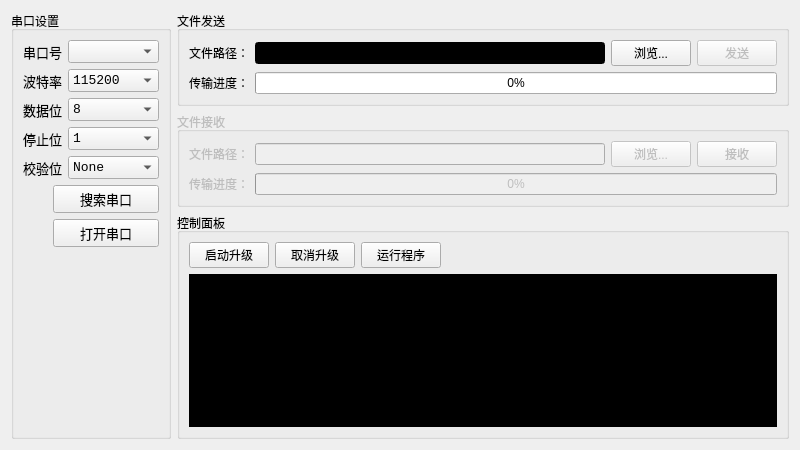
<?xml version="1.0" encoding="UTF-8"?>
<ui version="4.0">
 <class>ui_ymodem</class>
 <widget class="QWidget" name="ui_ymodem">
  <property name="geometry">
   <rect>
    <x>0</x>
    <y>0</y>
    <width>800</width>
    <height>450</height>
   </rect>
  </property>
  <property name="windowTitle">
   <string>Form</string>
  </property>
  <layout class="QHBoxLayout" name="horizontalLayout_6">
   <item>
    <widget class="QGroupBox" name="groupBox">
     <property name="minimumSize">
      <size>
       <width>160</width>
       <height>0</height>
      </size>
     </property>
     <property name="maximumSize">
      <size>
       <width>200</width>
       <height>16777215</height>
      </size>
     </property>
     <property name="title">
      <string>串口设置</string>
     </property>
     <layout class="QVBoxLayout" name="verticalLayout_2">
      <item>
       <layout class="QHBoxLayout" name="horizontalLayout">
        <item>
         <widget class="QLabel" name="label">
          <property name="sizePolicy">
           <sizepolicy hsizetype="Fixed" vsizetype="Preferred">
            <horstretch>0</horstretch>
            <verstretch>0</verstretch>
           </sizepolicy>
          </property>
          <property name="font">
           <font>
            <family>Consolas</family>
            <pointsize>10</pointsize>
           </font>
          </property>
          <property name="text">
           <string>串口号</string>
          </property>
         </widget>
        </item>
        <item>
         <widget class="QComboBox" name="cbx_com_name">
          <property name="sizePolicy">
           <sizepolicy hsizetype="Preferred" vsizetype="Fixed">
            <horstretch>0</horstretch>
            <verstretch>0</verstretch>
           </sizepolicy>
          </property>
          <property name="font">
           <font>
            <family>Consolas</family>
            <pointsize>10</pointsize>
           </font>
          </property>
         </widget>
        </item>
       </layout>
      </item>
      <item>
       <layout class="QHBoxLayout" name="horizontalLayout_2">
        <item>
         <widget class="QLabel" name="label_2">
          <property name="sizePolicy">
           <sizepolicy hsizetype="Fixed" vsizetype="Preferred">
            <horstretch>0</horstretch>
            <verstretch>0</verstretch>
           </sizepolicy>
          </property>
          <property name="font">
           <font>
            <family>Consolas</family>
            <pointsize>10</pointsize>
           </font>
          </property>
          <property name="text">
           <string>波特率</string>
          </property>
         </widget>
        </item>
        <item>
         <widget class="QComboBox" name="cbx_bandrate">
          <property name="sizePolicy">
           <sizepolicy hsizetype="Preferred" vsizetype="Fixed">
            <horstretch>0</horstretch>
            <verstretch>0</verstretch>
           </sizepolicy>
          </property>
          <property name="font">
           <font>
            <family>Consolas</family>
            <pointsize>10</pointsize>
           </font>
          </property>
          <item>
           <property name="text">
            <string>115200</string>
           </property>
          </item>
          <item>
           <property name="text">
            <string>9600</string>
           </property>
          </item>
         </widget>
        </item>
       </layout>
      </item>
      <item>
       <layout class="QHBoxLayout" name="horizontalLayout_3">
        <item>
         <widget class="QLabel" name="label_3">
          <property name="sizePolicy">
           <sizepolicy hsizetype="Fixed" vsizetype="Preferred">
            <horstretch>0</horstretch>
            <verstretch>0</verstretch>
           </sizepolicy>
          </property>
          <property name="font">
           <font>
            <family>Consolas</family>
            <pointsize>10</pointsize>
           </font>
          </property>
          <property name="text">
           <string>数据位</string>
          </property>
         </widget>
        </item>
        <item>
         <widget class="QComboBox" name="cbx_databit">
          <property name="sizePolicy">
           <sizepolicy hsizetype="Preferred" vsizetype="Fixed">
            <horstretch>0</horstretch>
            <verstretch>0</verstretch>
           </sizepolicy>
          </property>
          <property name="font">
           <font>
            <family>Consolas</family>
            <pointsize>10</pointsize>
           </font>
          </property>
          <item>
           <property name="text">
            <string>8</string>
           </property>
          </item>
          <item>
           <property name="text">
            <string>7</string>
           </property>
          </item>
          <item>
           <property name="text">
            <string>6</string>
           </property>
          </item>
          <item>
           <property name="text">
            <string>5</string>
           </property>
          </item>
         </widget>
        </item>
       </layout>
      </item>
      <item>
       <layout class="QHBoxLayout" name="horizontalLayout_5">
        <item>
         <widget class="QLabel" name="label_5">
          <property name="sizePolicy">
           <sizepolicy hsizetype="Fixed" vsizetype="Preferred">
            <horstretch>0</horstretch>
            <verstretch>0</verstretch>
           </sizepolicy>
          </property>
          <property name="font">
           <font>
            <family>Consolas</family>
            <pointsize>10</pointsize>
           </font>
          </property>
          <property name="text">
           <string>停止位</string>
          </property>
         </widget>
        </item>
        <item>
         <widget class="QComboBox" name="cbx_stopbit">
          <property name="sizePolicy">
           <sizepolicy hsizetype="Preferred" vsizetype="Fixed">
            <horstretch>0</horstretch>
            <verstretch>0</verstretch>
           </sizepolicy>
          </property>
          <property name="font">
           <font>
            <family>Consolas</family>
            <pointsize>10</pointsize>
           </font>
          </property>
          <item>
           <property name="text">
            <string>1</string>
           </property>
          </item>
          <item>
           <property name="text">
            <string>1.5</string>
           </property>
          </item>
          <item>
           <property name="text">
            <string>2</string>
           </property>
          </item>
         </widget>
        </item>
       </layout>
      </item>
      <item>
       <layout class="QHBoxLayout" name="horizontalLayout_4">
        <item>
         <widget class="QLabel" name="label_4">
          <property name="sizePolicy">
           <sizepolicy hsizetype="Fixed" vsizetype="Preferred">
            <horstretch>0</horstretch>
            <verstretch>0</verstretch>
           </sizepolicy>
          </property>
          <property name="font">
           <font>
            <family>Consolas</family>
            <pointsize>10</pointsize>
           </font>
          </property>
          <property name="text">
           <string>校验位</string>
          </property>
         </widget>
        </item>
        <item>
         <widget class="QComboBox" name="cbx_paritybit">
          <property name="sizePolicy">
           <sizepolicy hsizetype="Preferred" vsizetype="Fixed">
            <horstretch>0</horstretch>
            <verstretch>0</verstretch>
           </sizepolicy>
          </property>
          <property name="font">
           <font>
            <family>Consolas</family>
            <pointsize>10</pointsize>
           </font>
          </property>
          <item>
           <property name="text">
            <string>None</string>
           </property>
          </item>
          <item>
           <property name="text">
            <string>Odd</string>
           </property>
          </item>
          <item>
           <property name="text">
            <string>Even</string>
           </property>
          </item>
         </widget>
        </item>
       </layout>
      </item>
      <item>
       <layout class="QHBoxLayout" name="horizontalLayout_13">
        <item>
         <widget class="QLabel" name="lab_send_2">
          <property name="minimumSize">
           <size>
            <width>24</width>
            <height>24</height>
           </size>
          </property>
          <property name="maximumSize">
           <size>
            <width>24</width>
            <height>24</height>
           </size>
          </property>
          <property name="layoutDirection">
           <enum>Qt::LeftToRight</enum>
          </property>
          <property name="autoFillBackground">
           <bool>false</bool>
          </property>
          <property name="styleSheet">
           <string notr="true"/>
          </property>
          <property name="text">
           <string/>
          </property>
          <property name="textFormat">
           <enum>Qt::AutoText</enum>
          </property>
          <property name="pixmap">
           <pixmap resource="../img.qrc">:/new/prefix1/img/red.png</pixmap>
          </property>
          <property name="scaledContents">
           <bool>true</bool>
          </property>
          <property name="alignment">
           <set>Qt::AlignJustify|Qt::AlignVCenter</set>
          </property>
         </widget>
        </item>
        <item>
         <widget class="QPushButton" name="btn_find_seriaport">
          <property name="font">
           <font>
            <family>Consolas</family>
            <pointsize>10</pointsize>
           </font>
          </property>
          <property name="focusPolicy">
           <enum>Qt::NoFocus</enum>
          </property>
          <property name="text">
           <string>搜索串口</string>
          </property>
         </widget>
        </item>
       </layout>
      </item>
      <item>
       <layout class="QHBoxLayout" name="horizontalLayout_12">
        <item>
         <widget class="QLabel" name="lab_send_3">
          <property name="minimumSize">
           <size>
            <width>24</width>
            <height>24</height>
           </size>
          </property>
          <property name="maximumSize">
           <size>
            <width>24</width>
            <height>24</height>
           </size>
          </property>
          <property name="layoutDirection">
           <enum>Qt::LeftToRight</enum>
          </property>
          <property name="autoFillBackground">
           <bool>false</bool>
          </property>
          <property name="styleSheet">
           <string notr="true"/>
          </property>
          <property name="text">
           <string/>
          </property>
          <property name="textFormat">
           <enum>Qt::AutoText</enum>
          </property>
          <property name="pixmap">
           <pixmap resource="../img.qrc">:/new/prefix1/img/red.png</pixmap>
          </property>
          <property name="scaledContents">
           <bool>true</bool>
          </property>
          <property name="alignment">
           <set>Qt::AlignJustify|Qt::AlignVCenter</set>
          </property>
         </widget>
        </item>
        <item>
         <widget class="QPushButton" name="btn_open_port">
          <property name="font">
           <font>
            <family>Consolas</family>
            <pointsize>10</pointsize>
           </font>
          </property>
          <property name="text">
           <string>打开串口</string>
          </property>
         </widget>
        </item>
       </layout>
      </item>
      <item>
       <spacer name="verticalSpacer">
        <property name="orientation">
         <enum>Qt::Vertical</enum>
        </property>
        <property name="sizeHint" stdset="0">
         <size>
          <width>20</width>
          <height>213</height>
         </size>
        </property>
       </spacer>
      </item>
     </layout>
    </widget>
   </item>
   <item>
    <layout class="QVBoxLayout" name="verticalLayout_3">
     <item>
      <layout class="QVBoxLayout" name="verticalLayout">
       <item>
        <widget class="QGroupBox" name="groupBox_2">
         <property name="title">
          <string>文件发送</string>
         </property>
         <layout class="QHBoxLayout" name="horizontalLayout_7">
          <item>
           <layout class="QVBoxLayout" name="verticalLayout_5">
            <item>
             <layout class="QHBoxLayout" name="horizontalLayout_11">
              <property name="sizeConstraint">
               <enum>QLayout::SetMinimumSize</enum>
              </property>
              <item>
               <widget class="QLabel" name="label_6">
                <property name="text">
                 <string>文件路径：</string>
                </property>
               </widget>
              </item>
              <item>
               <widget class="QLineEdit" name="transmitPath">
                <property name="enabled">
                 <bool>true</bool>
                </property>
                <property name="styleSheet">
                 <string notr="true">background-color: rgb(0, 0, 0);
font: 12pt &quot;Consolas&quot;;
color: rgb(255, 255, 255);</string>
                </property>
                <property name="readOnly">
                 <bool>true</bool>
                </property>
               </widget>
              </item>
              <item>
               <widget class="QPushButton" name="transmitBrowse">
                <property name="enabled">
                 <bool>true</bool>
                </property>
                <property name="text">
                 <string>浏览...</string>
                </property>
               </widget>
              </item>
              <item>
               <widget class="QPushButton" name="transmitButton">
                <property name="enabled">
                 <bool>false</bool>
                </property>
                <property name="text">
                 <string>发送</string>
                </property>
               </widget>
              </item>
             </layout>
            </item>
            <item>
             <layout class="QHBoxLayout" name="horizontalLayout_8">
              <item>
               <widget class="QLabel" name="label_7">
                <property name="text">
                 <string>传输进度：</string>
                </property>
               </widget>
              </item>
              <item>
               <widget class="QProgressBar" name="transmitProgress">
                <property name="value">
                 <number>0</number>
                </property>
               </widget>
              </item>
             </layout>
            </item>
           </layout>
          </item>
         </layout>
        </widget>
       </item>
       <item>
        <widget class="QGroupBox" name="groupBox_3">
         <property name="enabled">
          <bool>false</bool>
         </property>
         <property name="title">
          <string>文件接收</string>
         </property>
         <layout class="QVBoxLayout" name="verticalLayout_6">
          <item>
           <layout class="QHBoxLayout" name="horizontalLayout_9">
            <item>
             <widget class="QLabel" name="label_8">
              <property name="text">
               <string>文件路径：</string>
              </property>
             </widget>
            </item>
            <item>
             <widget class="QLineEdit" name="receivePath">
              <property name="enabled">
               <bool>false</bool>
              </property>
              <property name="readOnly">
               <bool>true</bool>
              </property>
             </widget>
            </item>
            <item>
             <widget class="QPushButton" name="receiveBrowse">
              <property name="enabled">
               <bool>false</bool>
              </property>
              <property name="text">
               <string>浏览...</string>
              </property>
             </widget>
            </item>
            <item>
             <widget class="QPushButton" name="receiveButton">
              <property name="enabled">
               <bool>false</bool>
              </property>
              <property name="text">
               <string>接收</string>
              </property>
             </widget>
            </item>
           </layout>
          </item>
          <item>
           <layout class="QHBoxLayout" name="horizontalLayout_14">
            <property name="sizeConstraint">
             <enum>QLayout::SetMinimumSize</enum>
            </property>
            <item>
             <widget class="QLabel" name="label_9">
              <property name="text">
               <string>传输进度：</string>
              </property>
             </widget>
            </item>
            <item>
             <widget class="QProgressBar" name="receiveProgress">
              <property name="value">
               <number>0</number>
              </property>
             </widget>
            </item>
           </layout>
          </item>
         </layout>
        </widget>
       </item>
      </layout>
     </item>
     <item>
      <widget class="QGroupBox" name="groupBox_4">
       <property name="title">
        <string>控制面板</string>
       </property>
       <layout class="QVBoxLayout" name="verticalLayout_4">
        <item>
         <layout class="QHBoxLayout" name="horizontalLayout_16">
          <item>
           <widget class="QPushButton" name="btn_start_update">
            <property name="text">
             <string>启动升级</string>
            </property>
            <property name="icon">
             <iconset resource="../img.qrc">
              <normaloff>:/new/prefix1/img/update.png</normaloff>:/new/prefix1/img/update.png</iconset>
            </property>
           </widget>
          </item>
          <item>
           <widget class="QPushButton" name="pushButton_3">
            <property name="text">
             <string>取消升级</string>
            </property>
           </widget>
          </item>
          <item>
           <widget class="QPushButton" name="pushButton_2">
            <property name="text">
             <string>运行程序</string>
            </property>
           </widget>
          </item>
          <item>
           <spacer name="horizontalSpacer_2">
            <property name="orientation">
             <enum>Qt::Horizontal</enum>
            </property>
            <property name="sizeHint" stdset="0">
             <size>
              <width>37</width>
              <height>17</height>
             </size>
            </property>
           </spacer>
          </item>
         </layout>
        </item>
        <item>
         <widget class="QTextEdit" name="tx_firmware_msg">
          <property name="font">
           <font>
            <family>Consolas</family>
            <pointsize>12</pointsize>
            <weight>50</weight>
            <italic>false</italic>
            <bold>false</bold>
           </font>
          </property>
          <property name="styleSheet">
           <string notr="true">background-color: rgb(0, 0, 0);
font: 12pt &quot;Consolas&quot;;
color: rgb(255, 255, 255);</string>
          </property>
         </widget>
        </item>
       </layout>
      </widget>
     </item>
    </layout>
   </item>
  </layout>
 </widget>
 <resources>
  <include location="../img.qrc"/>
 </resources>
 <connections/>
</ui>
